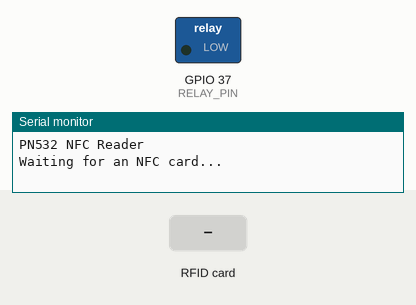
The sketch below on a simulated ESP32. On the bench: switched loads named in the sketch (green lamp = pin HIGH), the last lines printed to the serial monitor. The inputs (shaded band) are chosen by the test bench.

Above: at 1.2 s.
1.3 s: RFID card 5E 7A 19 C4 held to the reader
At 2.2 s:
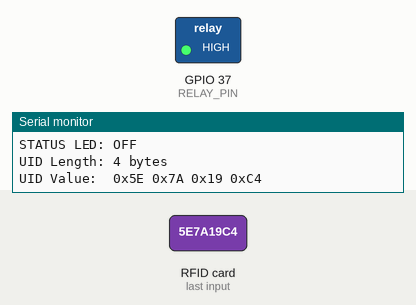
Timing chart, 0 to 4.3 s (numbered marks = the images above; inputs shaded):
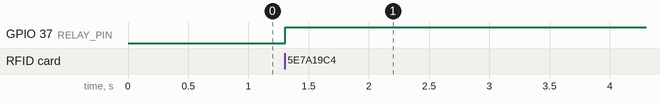

Measured:
- after the input at 1.3 s, GPIO 37 (RELAY_PIN): LOW → HIGH at once

The sketch:

SCAN_PN532_Control_Relay_ON_OFF_LED.ino
```cpp
#include <Wire.h>
#include <Adafruit_PN532.h>

/* DEFINE I2C PINS FOR ESP32  */
#define SDA_PIN 36
#define SCL_PIN 35

/* DEFINE RELAY PIN  */
#define RELAY_PIN 37

/* CREATE THE PN532 OBJECT USING THE I2C BUS  */
Adafruit_PN532 nfc(SDA_PIN, SCL_PIN);

/* VARIABLE TO TRACK THE SCAN COUNT */
int scanCount = 0;

void setup(void) {
  Serial.begin(115200);
  Serial.println("PN532 NFC Reader");

  /* INITIALIZE THE RELAY PIN */
  pinMode(RELAY_PIN, OUTPUT);
  digitalWrite(RELAY_PIN, LOW);   /* ENSURE THE RELAY IS OFF AT STARTUP  */

  /* INITIALIZE THE I2C INTERFACE  */
  Wire.begin(SDA_PIN, SCL_PIN);

  /* INITIALIZE THE PN532   */
  nfc.begin();

  /* CONFIGURE THE PN532 TO COMMUNICATE WITH CARDS  */
  nfc.SAMConfig();
  Serial.println("Waiting for an NFC card...");
}

void loop(void) {
  /* LISTEN FOR AN NFC CARD   */
  uint8_t uid[] = { 0, 0, 0, 0, 0, 0, 0 };
  uint8_t uidLength;

  if (nfc.readPassiveTargetID(PN532_MIFARE_ISO14443A, uid, &uidLength)) {
    Serial.println("Found an NFC card!");

    /* INCREMENT THE SCAN COUNT   */
    scanCount++;

    /* CONTROL THE RELAY BASED ON THE SCAN COUNT   */
    if (scanCount == 1) {
      /* TURN ON THE RELAY FOR THE FIRST SCAN */
      digitalWrite(RELAY_PIN, HIGH);
      Serial.println("STATUS LED: OFF");  /* PRINT STATUS OF LED */
    } else if (scanCount == 2) {
      // Turn off the LED for the second scan
      digitalWrite(RELAY_PIN, LOW);
      Serial.println("STATUS LED: ON");  /* PRINT STATUS ON LED */
      /* RESET THE SCAN COUNT TO ALLOW TOGGLING ON FURTHER SCANS */
      scanCount = 0;
    }

    /* PRINT THE UID  */
    Serial.print("UID Length: "); Serial.print(uidLength, DEC); Serial.println(" bytes");
    Serial.print("UID Value: ");
    for (uint8_t i = 0; i < uidLength; i++) {
      Serial.print(" 0x"); Serial.print(uid[i], HEX);
    }
    Serial.println("");

    /* WAIT FOR A SECOND BEFORE CHECKING FOR THE NEXT CARD  */
    delay(1000);
  }
}  
```
